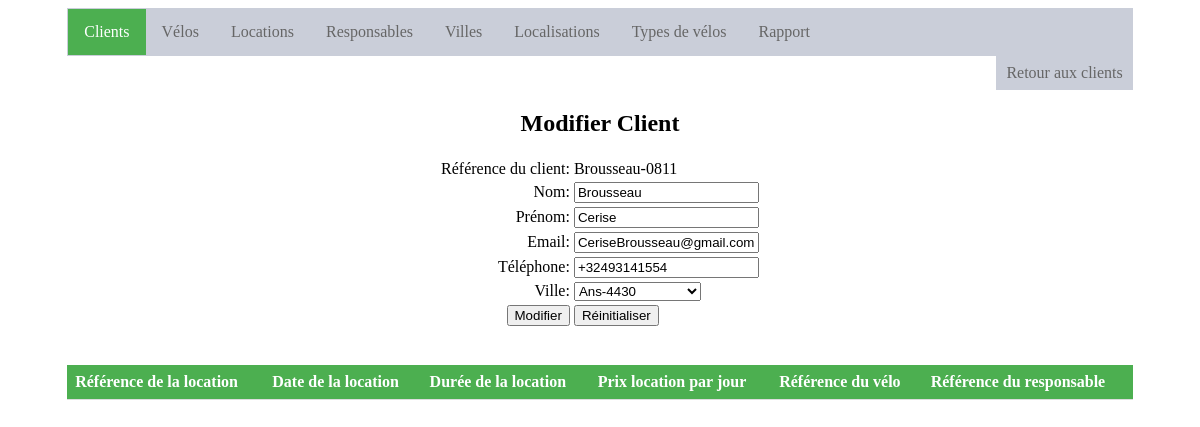
/update_client.php?id_client=Brousseau-0811, run on the app's committed database.
### tables this page shows
CREATE TABLE IF NOT EXISTS `Client` (
  `id_client` varchar(20) NOT NULL,
  `nom` varchar(50) NOT NULL,
  `prenom` varchar(50) NOT NULL,
  `email` varchar(50) NOT NULL,
  `telephone` varchar(15) NOT NULL,
  `date_naissance` date NOT NULL,
  `id_ville` varchar(20) NOT NULL
);

### update_client.php (the view, shortened to what this page needs)
<!DOCTYPE html>
<html>
<link rel="stylesheet" type="text/css" href="./style.css">
<head>
</head>
<body>
<div class="contenant">
	<div class="menu">
		<ul class="menu">
			<li class="menu"><a class="active" href="index.php">Clients</a></li>
			<li class="menu"><a href="velo.php">V&eacute;los</a></li>
			<li class="menu"><a href="location.php">Locations</a></li>
			<li class="menu"><a href="responsable.php">Responsables</a></li>
			<li class="menu"><a href="ville.php">Villes</a></li>
			<li class="menu"><a href="localisation.php">Localisations</a></li>
			<li class="menu"><a href="type_velo.php">Types de v&eacute;los</a></li>
			<li class="menu"><a href="rapport.php">Rapport</a></li>
		</ul>
		<ul class="menu_s">
			<li class="menu_s"><a href="index.php">Retour aux clients</a></li>
		</ul>
	</div>
	<div>
	<h2 align="center"> Modifier Client</h2>
	<?php
	if (isset($_GET['id_client'])){
		$db_user = "s160180";
		$db= "mschyns_s160180";
		$db_pass = "mrhxz46474";
		$con= mysqli_connect("php2.hec.ulg.ac.be",$db_user,$db_pass,$db);
		$id_client = $_GET["id_client"];
		$requete = "SELECT * FROM Client WHERE id_client = '" . $id_client . "'";
		$result = mysqli_query($con, $requete);
		$nbLigne = mysqli_num_rows($result);
		if($nbLigne == 0){
			die("<center class=\"alert\">Ce client '.$id_client.' est inexistant.</center>");
		}else{
			$row = mysqli_fetch_array($result);
			$nom=$row['nom'];
			$prenom=$row['prenom'];
			$email=$row['email'];
			$telephone=$row['telephone'];
			$id_ville=$row['id_ville'];
		}
		echo "<form name=\"client_update\" action=\"update_client.php?id_client=$id_client\" method=\"post\">";
		echo "<table align=\"center\">";
		echo "<tr><td align=right>R&eacute;f&eacute;rence du client: </td><td>".$id_client."<input type=\"hidden\" name=\"id_client\" value=\"".$id_client."\"></td></tr>";
		echo "<tr><td align=right>Nom: </td><td><input type=\"text\" name=\"nom\" value=\"".$nom."\"></td></tr>";
		echo "<tr><td align=right>Pr&eacute;nom: </td><td><input type=\"text\" name=\"prenom\" value=\"".$prenom."\"></td></tr>";
		echo "<tr><td align=right>Email: </td><td><input type=\"text\" name=\"email\" value=\"".$email."\"></td></tr>";
		echo "<tr><td align=right>T&eacute;l&eacute;phone: </td><td><input type=\"text\" name=\"telephone\" value=\"".$telephone."\"></td></tr>";
		echo "<tr><td align=right>Ville: </td><td><select name=\"id_ville\" value=\"".$id_ville."\">";
				$result_option = mysqli_query($con, "SELECT id_ville FROM Ville");
			while($row = mysqli_fetch_array($result_option)){
				if ($row['id_ville'] == $id_ville){
					echo "<option value=\"".$row['id_ville']."\" selected>".$row['id_ville']."</option>";
				}else{
					echo "<option value=\"".$row['id_ville']."\">".$row['id_ville']."</option>";
				}
			}
		echo "</select>";
		echo "</td></tr>";
		echo "<tr><td align=right><input type=\"submit\" name=\"save_btn\" value=\"Modifier\"></td><td><input type=\"reset\" name=\"res_btn\" value=\"R&eacute;initialiser\"></td></tr>";
		echo "</table>";
		echo "</form>";
		echo "<br>";
		echo "<br>";
		echo "<table class=\"list\" align=\"center\">";
		echo "<th>R&eacute;f&eacute;rence de la location</th><th>Date de la location</th><th>Dur&eacute;e de la location</th><th>Prix location par jour</th><th>R&eacute;f&eacute;rence du v&eacute;lo</th><th>R&eacute;f&eacute;rence du responsable</th>";
		echo "</table>";
	}else{
		header('Location: index.php');
		exit();
	}
	?>
	</div>
	</div>
</body>
</html>

### style.css (style rules this page uses)
.contenant { display:block; margin-left: auto; margin-right: auto; width:90%; }
ul.menu { list-style-type: none; margin: 0; padding: 0; overflow: hidden; border: 1px solid #caced9; background-color: #caced9; }
li.menu { float: left; }
li.menu a { display: block; color: #666; text-align: center; padding: 14px 16px; text-decoration: none; }
li.menu a.active { color: white; background-color: #4CAF50; }
ul.menu_s { list-style-type: none; margin: 0; padding: 0; overflow: hidden; background-color: white; }
li.menu_s { float: right; }
li.menu_s a { display: block; color: #666; text-align: center; padding: 8px 10px; text-decoration: none; background-color: #caced9; }
table.list { border-collapse: collapse; margin: 0 auto; width: 100%; }
th { padding: 8px; text-align: left; border-bottom: 1px solid #ddd; background-color: #4CAF50; color:white; }
a:link { color: blue; }

### data on the page
client: nom "Brousseau", prenom "Cerise", email "CeriseBrousseau@gmail.com", telephone "+32493141554"

### other printed values
$id_client "Brousseau-0811"
form field id_ville "Ans-4430"
